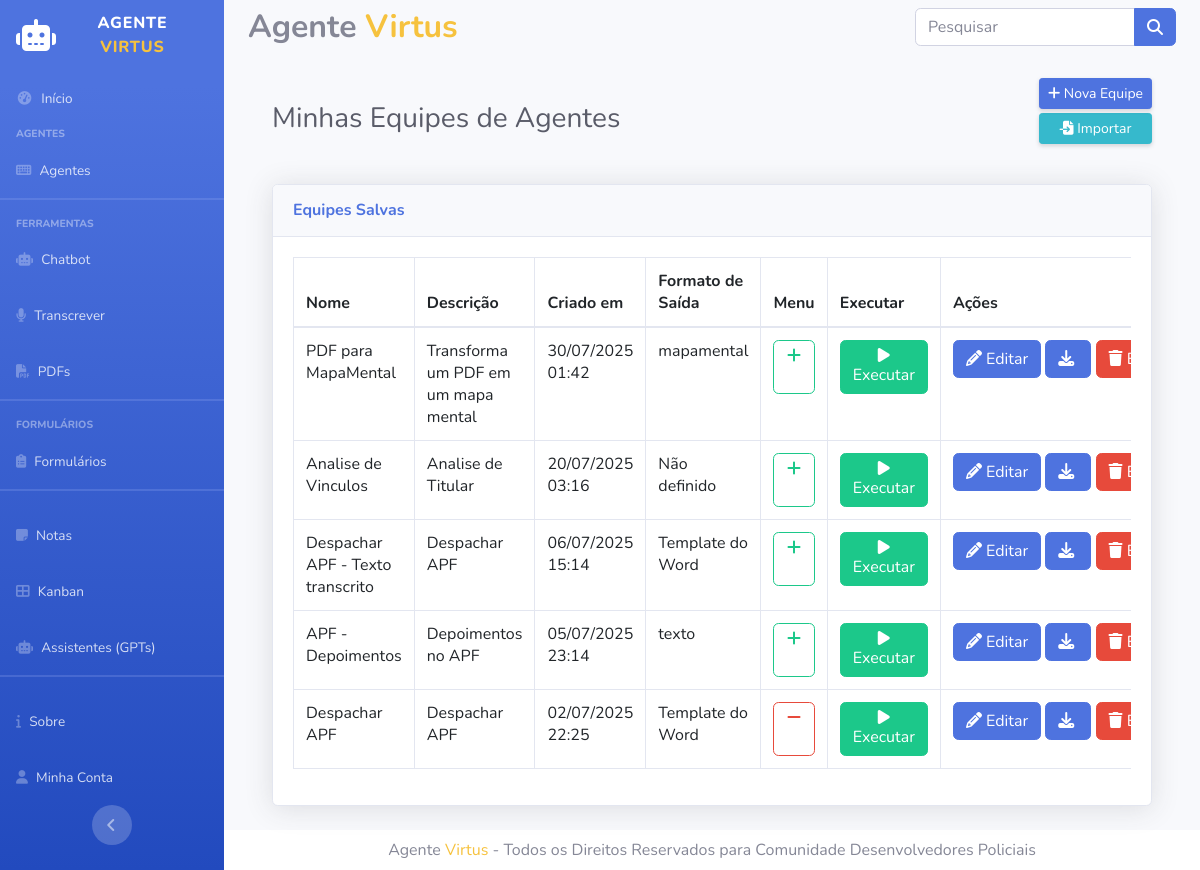
/agentesinteligentes/equipes, run on an earlier commit of the app's database.
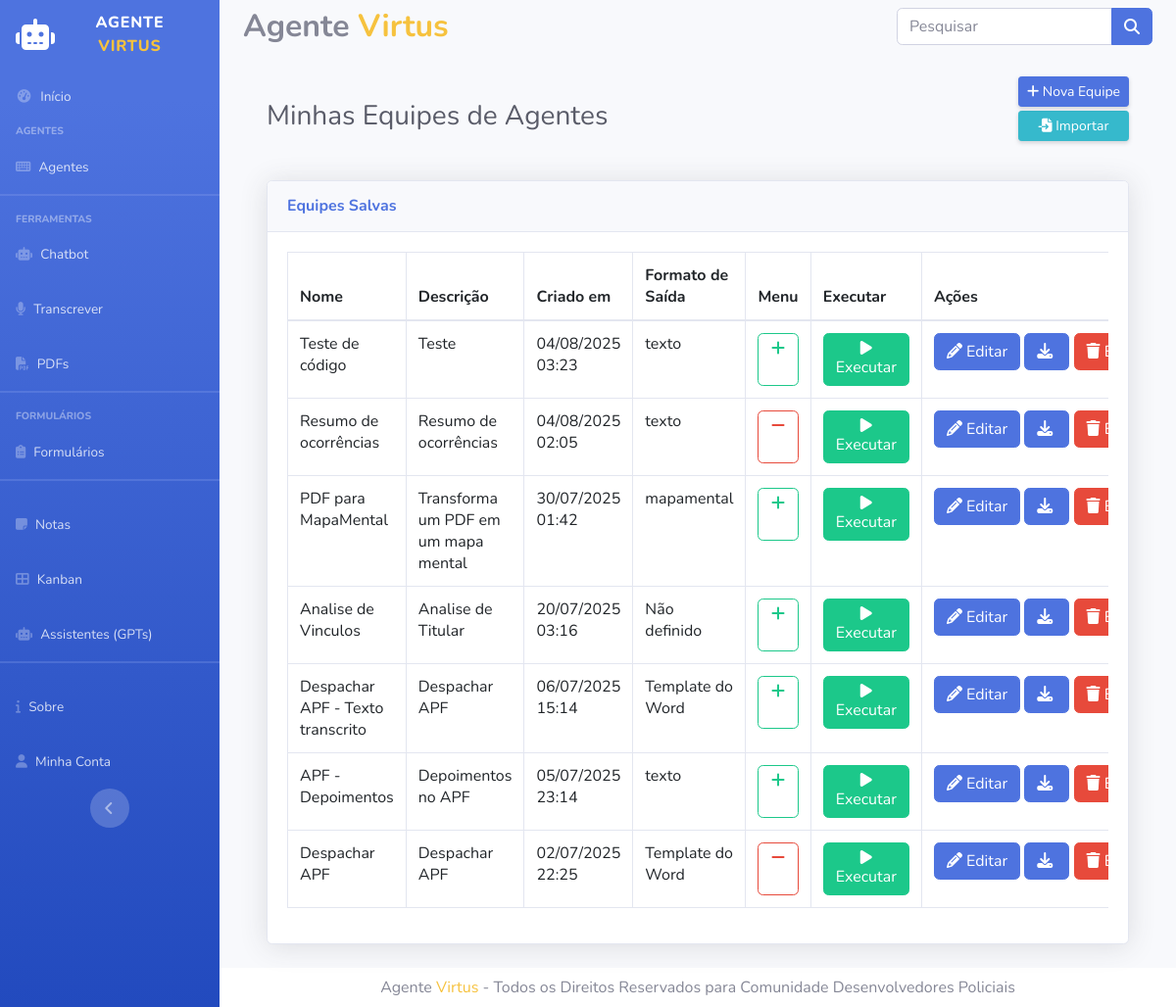
And on a later commit of the database.
### models/models.py (models this page shows, shortened)
class EquipeInteligente(db.Model):
    id = db.Column(db.Integer, primary_key=True)
    nome = db.Column(db.String(200), nullable=False)
    descricao = db.Column(db.Text, nullable=True)
    processo = db.Column(db.String(50), nullable=False)
    memoria = db.Column(db.Integer, nullable=False, default=1) # 1 = ativo, 0 = inativo
    layout = db.Column(db.Text().with_variant(LONGTEXT, "mysql")) # JSON com nós e conexões
    criado_em = db.Column(db.DateTime, default=datetime.utcnow)
    menu_ordem = db.Column(db.Integer, nullable=True)

### routes.py (the view)
    @app.route('/agentesinteligentes/equipes')
    def listar_equipes_inteligentes():
        return AgentesController.listar_equipes_inteligentes()

### app.py (called while the page is built)
@app.before_request
def carregar_menus_dinamicos():
    try:
        menus_dinamicos = EquipeInteligente.query.filter(
            EquipeInteligente.menu_ordem > 0
        ).order_by(EquipeInteligente.menu_ordem).all()
        formularios_dinamicos = Formulario.query.filter(
            Formulario.ativo == True,
            Formulario.menu_ordem > 0
        ).order_by(Formulario.menu_ordem).all()
        app.jinja_env.globals['menus'] = menus_dinamicos
        app.jinja_env.globals['formularios'] = formularios_dinamicos
    except Exception as e:
        app.jinja_env.globals['menus'] = []
        app.jinja_env.globals['formularios'] = []
        print(f"Erro ao carregar menus dinâmicos: {e}")

### controllers/AgentesController.py (called while the page is built)
    @staticmethod
    def listar_equipes_inteligentes():
        equipes = EquipeInteligente.query.order_by(
            EquipeInteligente.criado_em.desc()).all()
        for i, equipe in enumerate(equipes):
            layout = json.loads(equipe.layout) if isinstance(equipe.layout, str) else equipe.layout
            if layout['nodes'][-1]['type'] == 'formatoSaida':
                equipes[i].formato_saida = layout['nodes'][-1]['config']['type']
            elif layout['nodes'][-1]['type'] == 'template':
                equipes[i].formato_saida = 'Template do Word'
            else:
                equipes[i].formato_saida = 'Não definido'
        return render_template('agentes/equipes.html', equipes=equipes)

### templates/agentes/equipes.html (shortened to what this page needs)
{% extends 'layout/base.html' %}
{% block main %}
<div class="container-fluid">
    <div class="d-sm-flex align-items-center justify-content-between mb-4">
        <h1 class="h3 mb-0 text-gray-800">Minhas Equipes de Agentes</h1>
        <div>
            <a href="{{ url_for('canva') }}" class="btn btn-sm btn-primary shadow-sm">
                <i class="fas fa-plus"></i> Nova Equipe
            </a>
            <form action="{{ url_for('importar_equipe') }}" method="post" enctype="multipart/form-data">
                <label for="fileInput" class="btn btn-block btn-sm btn-info shadow-sm mt-1">
                    <i class="fas fa-file-import"></i> Importar
                </label>
            </form>
        </div>
    </div>
    <div class="card shadow mb-4">
        <div class="card-header py-3">
            <h6 class="m-0 font-weight-bold text-primary">Equipes Salvas</h6>
        </div>
        <div class="card-body">
            <div class="table-responsive">
                <table class="table table-bordered" id="dataTable" width="100%" cellspacing="0">
                    <thead>
                        <tr>
                            <th>Nome</th>
                            <th>Descrição</th>
                            <th>Criado em</th>
                            <th>Formato de Saída</th>
                            <th>Menu</th>
                            <th>Executar</th>
                            <th width="1%">Ações</th>
                        </tr>
                    </thead>
                    <tbody>
                        {% for equipe in equipes %}
                        <tr>
                            <td>{{ equipe.nome }}</td>
                            <td>{{ equipe.descricao }}</td>
                            <td>{{ equipe.criado_em.strftime('%d/%m/%Y %H:%M') }}</td>
                            <td>{{ equipe.formato_saida }}</td>
                            <td>
                                {% if equipe.menu_ordem and equipe.menu_ordem > 0 %}
                                <button
                                    class="btn btn-outline-danger btn-salvar-menu"
                                    data-equipe-id="{{ equipe.id }}"
                                    data-equipe-nome="{{ equipe.nome }}"
                                    title="Remover do Menu">
                                    <i class="fa-solid fa-minus"></i>&nbsp;
                                </button>
                                {% else %}
                                <button
                                    class="btn btn-outline-success btn-salvar-menu"
                                    data-equipe-id="{{ equipe.id }}"
                                    data-equipe-nome="{{ equipe.nome }}"
                                    title="Adicionar ao Menu">
                                    <i class="fa-solid fa-plus"></i>&nbsp;
                                </button>
                                {% endif %}
                            </td>
                            <td>
                                <a href="/agentesinteligentes/executar_tarefas/{{ equipe.id }}"
                                    class="btn btn-success bg-green-500">
                                    <i class="fa-solid fa-play"></i>
                                    Executar
                                </a>
                            </td>
                            <td nowrap>
                                <a href="{{ url_for('canva', equipe_id=equipe.id) }}" class="btn btn-primary">
                                    <i class="fa-solid fa-pencil"></i>
                                    Editar
                                </a>
                                <a href="/agentesinteligentes/equipe/{{ equipe.id }}/download" class="btn btn-primary"
                                    title="Download" download>
                                    <i class="fa-solid fa-download"></i>&nbsp;
                                </a>
                                <button type="button" class="btn btn-danger btn-excluir"
                                    data-equipe-id="{{ equipe.id }}" data-equipe-nome="{{ equipe.nome }}">
                                    <i class="fa-solid fa-trash"></i>
                                </button>
                            </td>
                        </tr>
                        {% else %}
                        <tr>
                            <td colspan="5" class="text-center">Nenhuma equipe encontrada.</td>
                        </tr>
                        {% endfor %}
                    </tbody>
                </table>
            </div>
        </div>
    </div>
</div>
{% endblock %}

### templates/layout/base.html (shortened to what this page needs)
<html data-bs-theme="light">
<head>
    <link href="https://getbootstrap.com/docs/5.3/dist/css/bootstrap.min.css" rel="stylesheet">
    <link href="https://cdnjs.cloudflare.com/ajax/libs/font-awesome/6.7.2/css/all.min.css" rel="stylesheet">
    <link href="/static/css/sb-admin-2.min.css" rel="stylesheet">
    <link href="/static/css/notas.css" rel="stylesheet">
    <link href="/static/css/formularios.css" rel="stylesheet">
    <link href="/static/css/style.css" rel="stylesheet">
</head>
<body>
    <div id="wrapper">
        {% include 'layout/menu.html' %}
        <div id="content-wrapper" class="d-flex flex-column">
            <div id="content">
                <div class="container-fluid">
                    <div class="row">
                        <div class="col-12 d-flex justify-content-between mb-3">
                            <div class="mt-2">
                                <h2 class="fw-bolder">Agente <span class="text-warning">Virtus</span></h2>
                            </div>
                            <div class="mt-2">
                                <form action="/pesquisar" class="form" method="post">
                                    <div class="input-group">
                                        <input class="form-control" id="pesquisar-expressao"
                                            name="pesquisar-expressao" type="text" placeholder="Pesquisar">
                                        <button type="submit" class="btn btn-primary"><i
                                                class="fas fa-search"></i></button>
                                    </div>
                                </form>
                            </div>
                        </div>
                    </div>
                    {% block main %}
                    {% endblock %}
                </div>
            </div>
            <footer class="p-2 bg-white">
                <div class="container">
                    <div class="copyright text-center">
                        <span>Agente <span class="text-warning">Virtus</span> - Todos os Direitos Reservados para
                            Comunidade Desenvolvedores Policiais </span>
                    </div>
                </div>
            </footer>
        </div>
    </div>
</body>
</html>

### templates/layout/menu.html (shortened to what this page needs)
<ul class="navbar-nav bg-gradient-primary sidebar sidebar-dark accordion" id="accordionSidebar">
    <a class="sidebar-brand d-flex align-items-center justify-content-center" href="/">
        <div class="sidebar-brand-icon">
            <i class="fa-solid fa-robot"></i>
        </div>
        <div class="sidebar-brand-text mx-3">Agente <span class="text-warning">Virtus</span></div>
    </a>
    <li class="nav-item">
        <a class="nav-link" href="/">
            <i class="fas fa-fw fa-tachometer-alt"></i>
            <span>Início</span></a>
    </li>
    <div class="sidebar-heading">
        Agentes
    </div>
    <li class="nav-item">
        <a class="nav-link" href="#" data-bs-toggle="collapse" data-bs-target="#collapseAgentes" aria-expanded="false"
            aria-controls="collapseAgentes">
            <i class="fa-solid fa-keyboard"></i>
            <span>Agentes</span>
        </a>
    </li>
    <hr class="sidebar-divider">
    <div class="sidebar-heading">
        Ferramentas
    </div>
    <li class="nav-item">
        <a class="nav-link" href="/ferramentas/chatbot">
            <i class="fa-solid fa-robot"></i>
            <span>Chatbot</span>
        </a>
    </li>
    <li class="nav-item">
        <a class="nav-link" href="/ferramentas/transcrever">
            <i class="fa-solid fa-microphone"></i>
            <span>Transcrever</span>
        </a>
    </li>
    <li class="nav-item">
        <a class="nav-link" href="/pdf">
            <i class="fa-solid fa-file-pdf"></i>
            <span>PDFs</span>
        </a>
    </li>
    <hr class="sidebar-divider">
    <div class="sidebar-heading">
        Formulários
    </div>
    <li class="nav-item">
        <a class="nav-link" href="#" data-bs-toggle="collapse" data-bs-target="#collapseFormularios" aria-expanded="false"
            aria-controls="collapseFormularios">
            <i class="fa-solid fa-clipboard-list"></i>
            <span>Formulários</span>
        </a>
    </li>
    <hr class="sidebar-divider">
    <li class="nav-item">
        <a class="nav-link" href="/notas">
            <i class="fa-solid fa-note-sticky"></i>
            <span>Notas</span>
        </a>
    </li>
    <li class="nav-item">
        <a class="nav-link" href="/notas/kanban">
            <i class="fa-solid fa-th-large"></i>
            <span>Kanban</span>
        </a>
    </li>
    <li class="nav-item">
        <a class="nav-link" href="#" data-bs-toggle="collapse" data-bs-target="#collapseGpts" aria-expanded="false"
            aria-controls="collapseGpts">
            <i class="fa-solid fa-robot"></i>
            <span>Assistentes (GPTs)</span>
        </a>
    </li>
    <hr class="sidebar-divider">
    <li class="nav-item">
        <a class="nav-link" href="/sobre">
            <i class="fa-solid fa-info"></i>
            <span>Sobre</span>
        </a>
    </li>
    <li class="nav-item">
        <a class="nav-link" href="/minhaconta">
            <i class="fa-solid fa-user"></i>
            <span>Minha Conta</span>
        </a>
    </li>
    <div class="text-center d-none d-md-inline">
        <button class="rounded-circle border-0" id="sidebarToggle"></button>
    </div>
</ul>

### static/css/style.css (style rules this page uses)
.sidebar-divider { border-top: 2px solid #92a9f0 !important; margin-left: -0px !important; margin-right: -0px !important; }

What changed in the data, as far as the page shows it:
added EquipeInteligente: nome "Teste de código", descricao "Teste", criado_em "04/08/2025 03:23", formato_saida "texto"
added EquipeInteligente: nome "Resumo de ocorrências", descricao "Resumo de ocorrências", criado_em "04/08/2025 02:05", formato_saida "texto"
